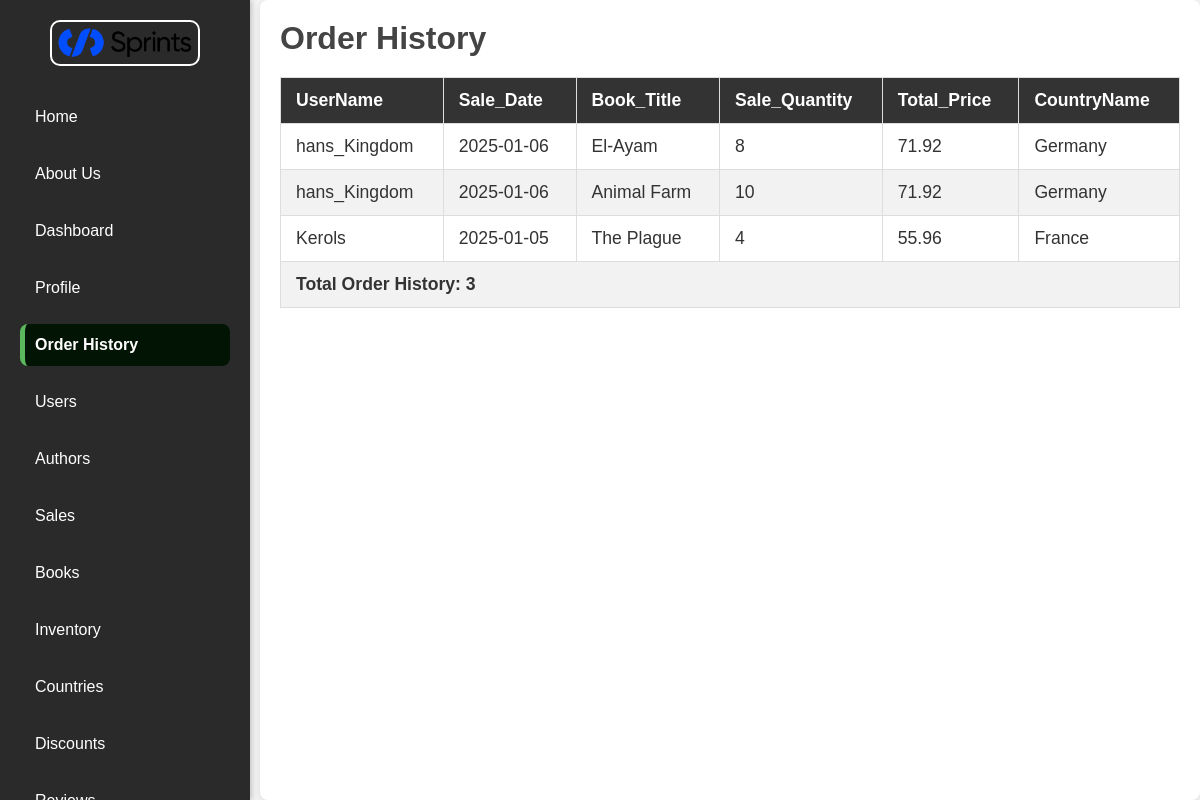
The app's page /order_history with its own data.
### tables this page shows
CREATE TABLE Sales(
    SaleID INTEGER PRIMARY KEY AUTOINCREMENT,
    Sale_Date DATETIME DEFAULT CURRENT_TIMESTAMP,
    Sale_Quantity INTEGER DEFAULT 0,
    Total_Price DECIMAL(10,2),
    BookID INTEGER,
    UserID INTEGER,
    CountryID INTEGER,
    FOREIGN KEY (BookID) REFERENCES Books(BookID),
    FOREIGN KEY (UserID) REFERENCES Users(UserID),
    FOREIGN KEY (CountryID) REFERENCES Countries(CountryID)
);

CREATE TABLE Users(
    UserID INTEGER PRIMARY KEY,
    UserName TEXT UNIQUE NOT NULL,
    Email TEXT UNIQUE NOT NULL,
    Password TEXT NOT NULL,
    Role TEXT CHECK (Role IN ('admin', 'customer')) NOT NULL,
    Created_At TIMESTAMP DEFAULT CURRENT_TIMESTAMP,
    CountryID INTEGER,
    FOREIGN KEY (CountryID) REFERENCES Countries(CountryID)
);

CREATE TABLE Books(
    BookID INTEGER PRIMARY KEY AUTOINCREMENT,
    Title VARCHAR(255) NOT NULL,
    Genre VARCHAR(100),
    Publication_Year INT,
    ISBN VARCHAR(20) UNIQUE,
    Price DECIMAL(10,2),
    Rating DECIMAL(3,2) DEFAULT 0,
    Description TEXT,
    AuthorID INT,
    FOREIGN KEY (AuthorID) REFERENCES Authors(AuthorID)
);

### routes/main/routes.py (the view)
@main_bp.route('/order_history')
def order_history():
    conn = connect_to_database()
    query_order_history = '''
    SELECT
        u.UserID,
        u.UserName,
        s.SaleID,
        s.Sale_Date,
        b.Title AS Book_Title,
        s.Sale_Quantity,
        s.Total_Price,
        c.CountryID
    FROM
        Sales s
    JOIN
        Users u ON s.UserID = u.UserID
    JOIN
        Books b ON s.BookID = b.BookID
    JOIN
        Countries c ON s.CountryID = c.CountryID
    ORDER BY
        s.Sale_Date DESC;  -- Orders by the most recent sales first
    '''
    order_history_df = pd.read_sql_query(query_order_history, conn)
    order_history_df['CountryName'] = map_country_names(order_history_df)
    order_history_df.drop(columns=['CountryID'], inplace=True)
    conn.close()
    return render_template('order_history.html', order_history=order_history_df.to_dict(orient='records'))

### config/db_config.py (called while the page is built)
def connect_to_database(db_name="bookbazaar.db"):
    try:
        connection = sqlite3.connect(db_name)
        connection.row_factory = sqlite3.Row  # Return rows as dictionaries
        print("✅ Successfully connected to the database")
        return connection
    except sqlite3.Error as e:
        print(f"❌ Error while connecting to the database: {e}")
        return None

### models/helper_functions.py (called while the page is built)
def map_country_names(dataframe):
    reverse_map = {v: k for k, v in country_map.items()}  # Reverse the country_map
    return dataframe['CountryID'].map(reverse_map)

### templates/order_history.html (shortened to what this page needs)
{% extends 'base.html' %}
{% block content %}
<h1>Order History</h1>
<div class="table-container">
    <table>
        <thead>
            <tr>
                <th>UserName</th>
                <th>Sale_Date</th>
                <th>Book_Title</th>
                <th>Sale_Quantity</th>
                <th>Total_Price</th>
                <th>CountryName</th>
            </tr>
        </thead>
        <tbody>
            {% for order in order_history %}
            <tr>
                <td>{{ order.UserName }}</td>
                <td>{{ order.Sale_Date }}</td>
                <td>{{ order.Book_Title }}</td>
                <td>{{ order.Sale_Quantity }}</td>
                <td>{{ order.Total_Price }}</td>
                <td>{{ order.CountryName }}</td>
            </tr>
            {% endfor %}
        </tbody>
        <tfoot>
            <tr class="table-footer">
                <td colspan="7">Total Order History: {{ order_history|length }}</td>
            </tr>
        </tfoot>
    </table>
</div>
{% endblock %}

### templates/base.html (shortened to what this page needs)
<!DOCTYPE html>
<html lang="en">
<head>
    <link rel="stylesheet" href="{{ url_for('static', filename='styles.css') }}">
</head>
<body>
    <div class="sidebar">
        <a href="{{ url_for('main.home') }}">
            <img src="{{ url_for('static', filename='sprints_logo.png') }}" alt="BookBazaar Logo" class="logo" loading="lazy">
        </a>
        <nav aria-label="Main Navigation">
            <ul>
                <li><a href="{{ url_for('main.home') }}" class="{% if request.endpoint == 'main.home' %}active{% endif %}">Home</a></li>
                <li><a href="{{ url_for('main.about_us') }}" class="{% if request.endpoint == 'main.about_us' %}active{% endif %}">About Us</a></li>
                <li><a href="{{ url_for('main.dashboard') }}" class="{% if request.endpoint == 'main.dashboard' %}active{% endif %}">Dashboard</a></li>
                <li><a href="{{ url_for('main.profile') }}" class="{% if request.endpoint == 'main.profile' %}active{% endif %}">Profile</a></li>
                <li><a href="{{ url_for('main.order_history') }}" class="{% if request.endpoint == 'main.order_history' %}active{% endif %}">Order History</a></li>
                <li><a href="{{ url_for('user.get_users') }}" class="{% if request.endpoint == 'user.get_users' %}active{% endif %}">Users</a></li>
                <li><a href="{{ url_for('author.get_authors') }}" class="{% if request.endpoint == 'author.get_authors' %}active{% endif %}">Authors</a></li>
                <li><a href="{{ url_for('sales.get_sales') }}" class="{% if request.endpoint == 'sales.get_sales' %}active{% endif %}">Sales</a></li>
                <li><a href="{{ url_for('book.get_books') }}" class="{% if request.endpoint == 'book.get_books' %}active{% endif %}">Books</a></li>
                <li><a href="{{ url_for('inventory.get_inventories') }}" class="{% if request.endpoint == 'inventory.get_inventories' %}active{% endif %}">Inventory</a></li>
                <li><a href="{{ url_for('country.get_countries') }}" class="{% if request.endpoint == 'country.get_countries' %}active{% endif %}">Countries</a></li>
                <li><a href="{{ url_for('discount.get_discounts') }}" class="{% if request.endpoint == 'discount.get_discounts' %}active{% endif %}">Discounts</a></li>
                <li><a href="{{ url_for('review.get_all_reviews_route') }}" class="{% if request.endpoint == 'review.get_all_reviews_route' %}active{% endif %}">Reviews</a></li>
            </ul>
        </nav>
    </div>
    <div class="main-content">
        {% block content %}{% endblock %}
    </div>
</body>
</html>

### static/styles.css (style rules this page uses)
* { margin: 0; padding: 0; box-sizing: border-box; }
body { font-family: Arial, sans-serif; background-color: #f4f4f4; display: flex; height: 100vh; color: #333; }
.sidebar { width: 250px; background-color: #2a2a2a; color: white; padding: 20px; position: fixed; top: 0; left: 0; height: 100%; overflow-y: auto; box-shadow: 2px 0 5px rgba(0, 0, 0, 0.2); }
.sidebar .logo { width: 150px; margin-bottom: 30px; display: block; margin-left: auto; margin-right: auto; border: 2px solid #fff; border-radius: 10px; padding: 5px; }
.sidebar nav ul { list-style-type: none; }
.sidebar nav ul li { margin: 15px 0; }
.sidebar nav ul li a { color: white; text-decoration: none; font-size: 16px; display: block; padding: 12px 15px; border-radius: 8px; transition: all 0.3s ease; }
.sidebar nav ul li a.active { background-color: #021403; color: white; font-weight: bold; border-left: 5px solid #5cb85c; padding-left: 10px; }
.main-content { margin-left: 260px; padding: 20px; flex: 1; background-color: #ffffff; overflow-y: auto; border-radius: 8px; box-shadow: 0 2px 10px rgba(0, 0, 0, 0.1); }
h1, h2 { margin-bottom: 20px; color: #444; }

### templates/order_history.html (style rules this page uses)
table { width: 100%; border-collapse: collapse; font-family: Arial, sans-serif; margin-bottom: 20px; }
table, th, td { border: 1px solid #ddd; }
th, td { padding: 12px 15px; text-align: left; font-size: 1.1em; }
th { background-color: #333; color: #fff; }
tr:nth-child(even) { background-color: #f2f2f2; }
td, th { word-wrap: break-word; max-width: 200px; }
.table-footer { background-color: #f2f2f2; font-weight: bold; }
.table-container { overflow-x: auto; }

### records on screen
Sales: UserName "hans_Kingdom", Sale_Date "2025-01-06", Book_Title "El-Ayam", Sale_Quantity "8", Total_Price "71.92", CountryName "Germany"
Sales: UserName "hans_Kingdom", Sale_Date "2025-01-06", Book_Title "Animal Farm", Sale_Quantity "10", Total_Price "71.92", CountryName "Germany"
Sales: UserName "Kerols", Sale_Date "2025-01-05", Book_Title "The Plague", Sale_Quantity "4", Total_Price "55.96", CountryName "France"

### other values on screen
{{ order_history|length }} "3"
